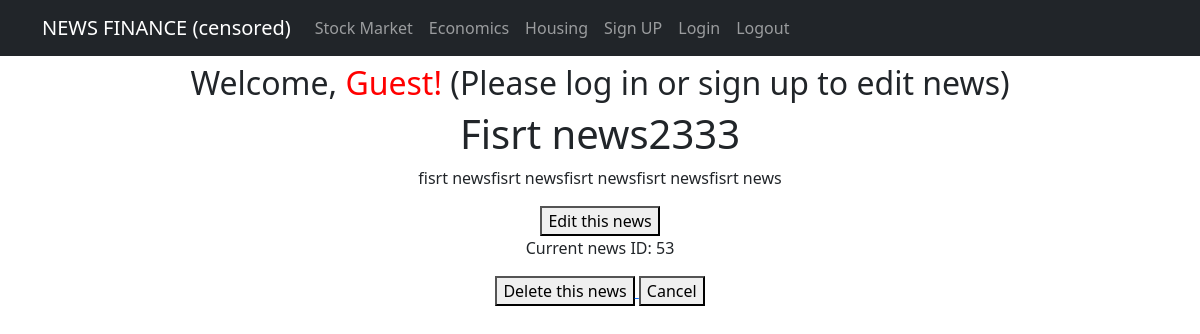
Before: /news/53/ with the older database file.
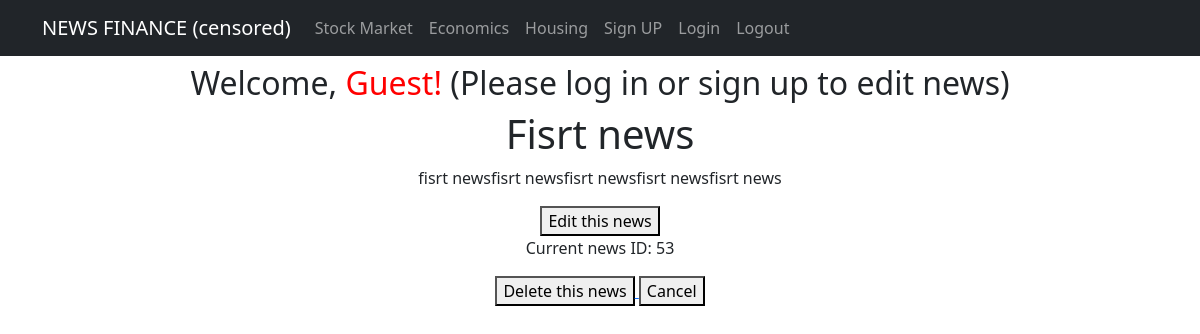
After: the same page with the newer database file.
### app/models.py (models this page shows, shortened)
class News(models.Model):
    name = models.CharField(max_length=150, unique=True)
    description = models.TextField()
    published_date = models.DateTimeField(default=timezone.now)
    category = models.ForeignKey(to='Category', on_delete=models.CASCADE, related_name='news')
    author = models.ForeignKey(User, on_delete=models.CASCADE, default=1)
    class Meta:
        verbose_name_plural = "News"

### app/views.py (the view)
# urls.py: path('news/<int:pk>/', cache_page(60*1)(NewsDetail.as_view()), name='news_detail'),  # News detail page vs caching
class NewsDetail(DetailView):
    model = News
    template_name = 'news_detail.html'
    context_object_name = 'news_detail'
    def get_object(self, *args, **kwargs):
        obj = cache.get(f'product-{self.kwargs["pk"]}', None)
        if not obj:
            obj = super().get_object(queryset=self.queryset)
            cache.set(f'product-{self.kwargs["pk"]}', obj)
        return obj

### app/templatetags/custom_filters.py (called while the page is built)
@register.filter(name='censor_bad_words')
def censor_bad_words(value):
    words = value.split()
    censored_words = [BAD_WORDS.get(word, word) for word in words]
    return ' '.join(censored_words)

### templates/news_detail.html (shortened to what this page needs)
{% extends 'flatpages/default.html' %}
{% load custom_filters %}
{% block content %}
<h1>{{ news_detail.name|censor_bad_words|safe }}</h1>
<p>{{ news_detail.description|safe }}</p>
<a href="{% url 'news_form' news_detail.pk %}">
<button type="button">Edit this news</button>
</a>
<p>Current news ID: {{ news_detail.pk }}</p>
<a href="{% url 'news_delete' news_detail.pk %}">
<button type="button">Delete this news</button>
</a>
<a href="{% url 'news_list' %}">
<button type="button">Cancel</button>
</a>
{% endblock content %}

Changed rows visible on the page:
changed News "fisrt newsfisrt newsfisrt newsfisrt newsfisrt news": name|censor_bad_words "Fisrt news2333" → "Fisrt news"
